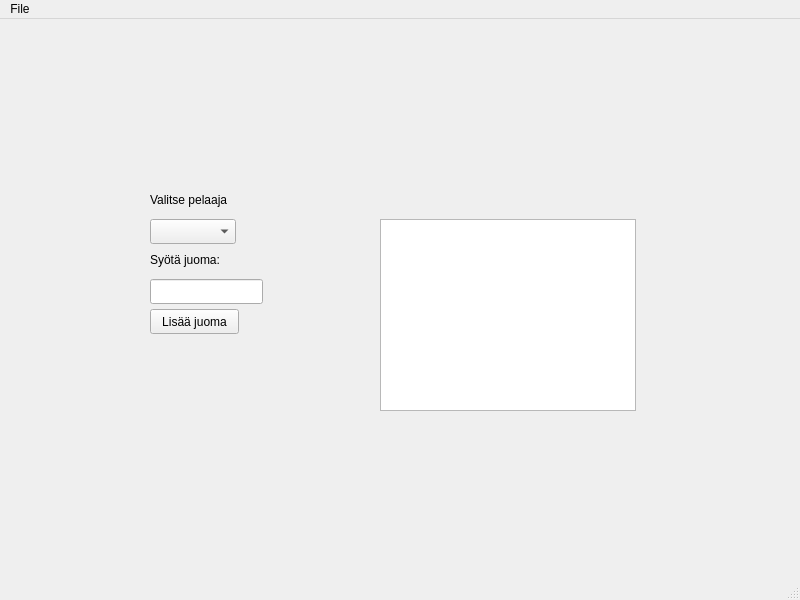
<?xml version="1.0" encoding="UTF-8"?>
<ui version="4.0">
 <class>MainWindow</class>
 <widget class="QMainWindow" name="MainWindow">
  <property name="geometry">
   <rect>
    <x>0</x>
    <y>0</y>
    <width>800</width>
    <height>600</height>
   </rect>
  </property>
  <property name="windowTitle">
   <string>MainWindow</string>
  </property>
  <widget class="QWidget" name="centralwidget">
   <widget class="QStackedWidget" name="stackedWidget">
    <property name="geometry">
     <rect>
      <x>50</x>
      <y>30</y>
      <width>711</width>
      <height>481</height>
     </rect>
    </property>
    <property name="currentIndex">
     <number>1</number>
    </property>
    <widget class="QWidget" name="InitialPlayerPage">
     <widget class="QPushButton" name="addPlayer">
      <property name="geometry">
       <rect>
        <x>50</x>
        <y>140</y>
        <width>111</width>
        <height>31</height>
       </rect>
      </property>
      <property name="text">
       <string>Lisää pelaaja</string>
      </property>
     </widget>
     <widget class="QLabel" name="label">
      <property name="geometry">
       <rect>
        <x>50</x>
        <y>80</y>
        <width>111</width>
        <height>16</height>
       </rect>
      </property>
      <property name="text">
       <string>Syötä nimesi</string>
      </property>
     </widget>
     <widget class="QLineEdit" name="playerName">
      <property name="geometry">
       <rect>
        <x>50</x>
        <y>110</y>
        <width>113</width>
        <height>25</height>
       </rect>
      </property>
     </widget>
    </widget>
    <widget class="QWidget" name="InitialDrinkPage">
     <widget class="QPushButton" name="pushButton">
      <property name="geometry">
       <rect>
        <x>100</x>
        <y>260</y>
        <width>89</width>
        <height>25</height>
       </rect>
      </property>
      <property name="text">
       <string>Lisää juoma</string>
      </property>
     </widget>
     <widget class="QLabel" name="label_2">
      <property name="geometry">
       <rect>
        <x>100</x>
        <y>200</y>
        <width>91</width>
        <height>21</height>
       </rect>
      </property>
      <property name="text">
       <string>Syötä juoma:</string>
      </property>
     </widget>
     <widget class="QLineEdit" name="lineEdit">
      <property name="geometry">
       <rect>
        <x>100</x>
        <y>230</y>
        <width>113</width>
        <height>25</height>
       </rect>
      </property>
     </widget>
     <widget class="QTableView" name="tableView">
      <property name="geometry">
       <rect>
        <x>330</x>
        <y>170</y>
        <width>256</width>
        <height>192</height>
       </rect>
      </property>
     </widget>
     <widget class="QComboBox" name="comboBox">
      <property name="geometry">
       <rect>
        <x>100</x>
        <y>170</y>
        <width>86</width>
        <height>25</height>
       </rect>
      </property>
     </widget>
     <widget class="QLabel" name="label_3">
      <property name="geometry">
       <rect>
        <x>100</x>
        <y>140</y>
        <width>111</width>
        <height>21</height>
       </rect>
      </property>
      <property name="text">
       <string>Valitse pelaaja</string>
      </property>
     </widget>
    </widget>
   </widget>
  </widget>
  <widget class="QMenuBar" name="menubar">
   <property name="geometry">
    <rect>
     <x>0</x>
     <y>0</y>
     <width>800</width>
     <height>22</height>
    </rect>
   </property>
   <widget class="QMenu" name="menuFile">
    <property name="title">
     <string>File</string>
    </property>
    <addaction name="actionUusi_peli"/>
    <addaction name="actionLopeta_peli"/>
   </widget>
   <addaction name="menuFile"/>
  </widget>
  <widget class="QStatusBar" name="statusbar"/>
  <action name="actionUusi_peli">
   <property name="text">
    <string>Uusi peli</string>
   </property>
  </action>
  <action name="actionLopeta_peli">
   <property name="text">
    <string>Lopeta peli</string>
   </property>
  </action>
 </widget>
 <resources/>
 <connections/>
</ui>
